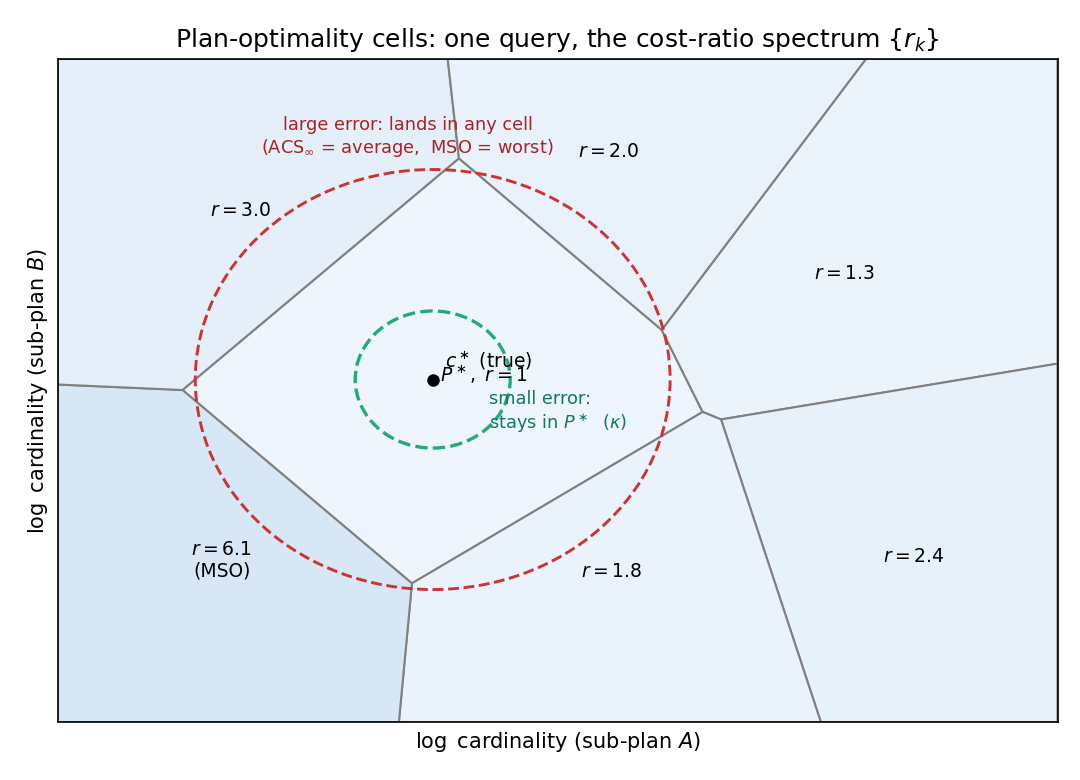

Recreate this plot in Python.
"""Conceptual schematic: the cost-cell complex and the three quantities.
Draws plan-optimality cells (a clipped Voronoi diagram, in the spirit of plan diagrams),
the true point, a small 'small-error' ball (kappa), a large 'large-error' spread (ACS / MSO).
Output: concept_cells.pdf  (used as a figure in the paper).
"""
import numpy as np
import matplotlib; matplotlib.use("Agg")
import matplotlib.pyplot as plt
from matplotlib.patches import Polygon, Circle
from scipy.spatial import Voronoi

# deterministic seed points -> plan-optimality cells
seeds = np.array([[3.0, 3.1], [6.4, 4.6], [7.0, 1.4], [4.6, 0.7],
                  [1.0, 1.0], [1.2, 5.0], [5.2, 5.4]])
BOX = (0, 8, 0, 6)
# cost-ratios per cell (the cell of the true point is optimal, r=1)
ratios = [1.0, 1.3, 2.4, 1.8, 6.1, 3.0, 2.0]
cstar = np.array([3.0, 3.1])  # true point, inside the optimal cell

vor = Voronoi(seeds)


def finite_polygons(vor, radius=20):
    new_regions, new_vertices = [], vor.vertices.tolist()
    center = vor.points.mean(axis=0)
    ridges = {}
    for (p1, p2), (v1, v2) in zip(vor.ridge_points, vor.ridge_vertices):
        ridges.setdefault(p1, []).append((p2, v1, v2))
        ridges.setdefault(p2, []).append((p1, v1, v2))
    for p1, region in enumerate(vor.point_region):
        verts = vor.regions[region]
        if all(v >= 0 for v in verts):
            new_regions.append(verts); continue
        ridge = ridges[p1]
        new_region = [v for v in verts if v >= 0]
        for p2, v1, v2 in ridge:
            if v2 < 0:
                v1, v2 = v2, v1
            if v1 >= 0:
                continue
            t = vor.points[p2] - vor.points[p1]; t /= np.linalg.norm(t)
            n = np.array([-t[1], t[0]])
            midpoint = vor.points[[p1, p2]].mean(axis=0)
            direction = np.sign(np.dot(midpoint - center, n)) * n
            far = vor.vertices[v2] + direction * radius
            new_region.append(len(new_vertices)); new_vertices.append(far.tolist())
        vs = np.asarray([new_vertices[v] for v in new_region])
        ang = np.arctan2(vs[:, 1] - vs[:, 1].mean(), vs[:, 0] - vs[:, 0].mean())
        new_region = [new_region[i] for i in np.argsort(ang)]
        new_regions.append(new_region)
    return new_regions, np.asarray(new_vertices)


def clip(poly, box):
    x0, x1, y0, y1 = box
    out = poly
    for (nx, ny, d) in [(1, 0, x0), (-1, 0, -x1), (0, 1, y0), (0, -1, -y1)]:
        res = []
        for i in range(len(out)):
            a, b = out[i], out[(i + 1) % len(out)]
            da, db = nx * a[0] + ny * a[1] - d, nx * b[0] + ny * b[1] - d
            if da >= 0:
                res.append(a)
            if (da >= 0) != (db >= 0):
                t = da / (da - db)
                res.append([a[0] + t * (b[0] - a[0]), a[1] + t * (b[1] - a[1])])
        out = res
        if not out:
            break
    return np.asarray(out)


regions, vertices = finite_polygons(vor)
fig, ax = plt.subplots(figsize=(7.2, 5.2))
cmap = plt.cm.Blues
for i, reg in enumerate(regions):
    poly = clip(vertices[reg], BOX)
    if len(poly) < 3:
        continue
    shade = 0.05 + 0.11 * (ratios[i] - 1) / max(1e-9, max(ratios) - 1)
    ax.add_patch(Polygon(poly, closed=True, facecolor=cmap(shade), edgecolor="0.5", lw=1.0))
    c = poly.mean(axis=0)
    label = r"$P^\ast,\ r=1$" if ratios[i] == 1.0 else (
        rf"$r={ratios[i]}$" + ("\n(MSO)" if ratios[i] == max(ratios) else ""))
    ax.text(c[0], c[1], label, ha="center", va="center", fontsize=9)

ax.add_patch(Circle(cstar, 0.62, fill=False, ls="--", ec="#2a7", lw=1.6))
ax.add_patch(Circle(cstar, 1.9, fill=False, ls="--", ec="#c33", lw=1.4))
ax.plot(*cstar, "ko", ms=5)
ax.annotate(r"$c^\ast$ (true)", cstar, textcoords="offset points", xytext=(6, 6), fontsize=9)
ax.annotate("small error:\nstays in $P^\\ast$  ($\\kappa$)", (cstar[0] + 0.45, cstar[1] - 0.45),
            color="#176", fontsize=8.5)
ax.annotate("large error: lands in any cell\n($\\mathrm{ACS}_\\infty$ = average,  MSO = worst)",
            (cstar[0] - 0.2, cstar[1] + 2.05), color="#a22", fontsize=8.5, ha="center")
ax.set_xlim(BOX[0], BOX[1]); ax.set_ylim(BOX[2], BOX[3])
ax.set_xlabel(r"$\log$ cardinality (sub-plan $A$)")
ax.set_ylabel(r"$\log$ cardinality (sub-plan $B$)")
ax.set_xticks([]); ax.set_yticks([])
ax.set_title("Plan-optimality cells: one query, the cost-ratio spectrum $\\{r_k\\}$")
fig.tight_layout()
fig.savefig("concept_cells.pdf"); fig.savefig("concept_cells.png", dpi=150)
print("wrote concept_cells.pdf + .png")
